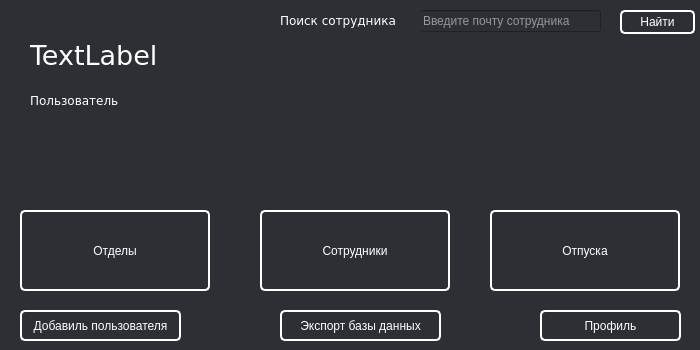
<?xml version="1.0" encoding="UTF-8"?>
<ui version="4.0">
 <class>Form</class>
 <widget class="QWidget" name="Form">
  <property name="geometry">
   <rect>
    <x>0</x>
    <y>0</y>
    <width>700</width>
    <height>350</height>
   </rect>
  </property>
  <property name="minimumSize">
   <size>
    <width>700</width>
    <height>350</height>
   </size>
  </property>
  <property name="maximumSize">
   <size>
    <width>700</width>
    <height>350</height>
   </size>
  </property>
  <property name="windowTitle">
   <string>Form</string>
  </property>
  <property name="styleSheet">
   <string notr="true">QWidget {
    background-color: #2C2F33;
    color: #FFFFFF;
}
QPushButton {
    border: 2px solid white;
	border-radius: 5px; /* Белая обводка шириной 2px */
    padding: 5px 10px;      /* Внутренние отступы */
}
QPushButton:hover {
    background-color:#3A3D42; /* Цвет при наведении */
}</string>
  </property>
  <widget class="QPushButton" name="sections">
   <property name="geometry">
    <rect>
     <x>20</x>
     <y>210</y>
     <width>190</width>
     <height>81</height>
    </rect>
   </property>
   <property name="text">
    <string>Отделы</string>
   </property>
  </widget>
  <widget class="QPushButton" name="vacations">
   <property name="geometry">
    <rect>
     <x>490</x>
     <y>210</y>
     <width>190</width>
     <height>81</height>
    </rect>
   </property>
   <property name="text">
    <string>Отпуска</string>
   </property>
  </widget>
  <widget class="QPushButton" name="users">
   <property name="geometry">
    <rect>
     <x>260</x>
     <y>210</y>
     <width>190</width>
     <height>81</height>
    </rect>
   </property>
   <property name="text">
    <string>Сотрудники</string>
   </property>
  </widget>
  <widget class="QLabel" name="userinfo">
   <property name="geometry">
    <rect>
     <x>30</x>
     <y>10</y>
     <width>511</width>
     <height>91</height>
    </rect>
   </property>
   <property name="font">
    <font>
     <family>Verdana</family>
     <pointsize>20</pointsize>
    </font>
   </property>
   <property name="text">
    <string>TextLabel</string>
   </property>
  </widget>
  <widget class="QLabel" name="access_info">
   <property name="geometry">
    <rect>
     <x>30</x>
     <y>70</y>
     <width>161</width>
     <height>61</height>
    </rect>
   </property>
   <property name="font">
    <font>
     <family>Verdana</family>
    </font>
   </property>
   <property name="text">
    <string>Пользователь</string>
   </property>
  </widget>
  <widget class="QPushButton" name="profile_button">
   <property name="geometry">
    <rect>
     <x>540</x>
     <y>310</y>
     <width>141</width>
     <height>31</height>
    </rect>
   </property>
   <property name="text">
    <string>Профиль</string>
   </property>
  </widget>
  <widget class="QLineEdit" name="user_find_line">
   <property name="geometry">
    <rect>
     <x>420</x>
     <y>10</y>
     <width>181</width>
     <height>22</height>
    </rect>
   </property>
   <property name="text">
    <string/>
   </property>
   <property name="alignment">
    <set>Qt::AlignmentFlag::AlignLeading|Qt::AlignmentFlag::AlignLeft|Qt::AlignmentFlag::AlignVCenter</set>
   </property>
   <property name="placeholderText">
    <string>Введите почту сотрудника</string>
   </property>
  </widget>
  <widget class="QPushButton" name="pushButton">
   <property name="geometry">
    <rect>
     <x>620</x>
     <y>10</y>
     <width>75</width>
     <height>24</height>
    </rect>
   </property>
   <property name="text">
    <string>Найти</string>
   </property>
  </widget>
  <widget class="QLabel" name="error_found_user">
   <property name="geometry">
    <rect>
     <x>420</x>
     <y>40</y>
     <width>231</width>
     <height>20</height>
    </rect>
   </property>
   <property name="styleSheet">
    <string notr="true">color: red;</string>
   </property>
   <property name="text">
    <string/>
   </property>
  </widget>
  <widget class="QLabel" name="label">
   <property name="geometry">
    <rect>
     <x>280</x>
     <y>10</y>
     <width>141</width>
     <height>21</height>
    </rect>
   </property>
   <property name="font">
    <font>
     <family>Verdana</family>
    </font>
   </property>
   <property name="text">
    <string>Поиск сотрудника</string>
   </property>
  </widget>
  <widget class="QPushButton" name="adduser">
   <property name="geometry">
    <rect>
     <x>20</x>
     <y>310</y>
     <width>161</width>
     <height>31</height>
    </rect>
   </property>
   <property name="text">
    <string>Добавиль пользователя</string>
   </property>
  </widget>
  <widget class="QPushButton" name="adduser_2">
   <property name="geometry">
    <rect>
     <x>280</x>
     <y>310</y>
     <width>161</width>
     <height>31</height>
    </rect>
   </property>
   <property name="text">
    <string>Экспорт базы данных</string>
   </property>
  </widget>
 </widget>
 <resources/>
 <connections/>
</ui>
